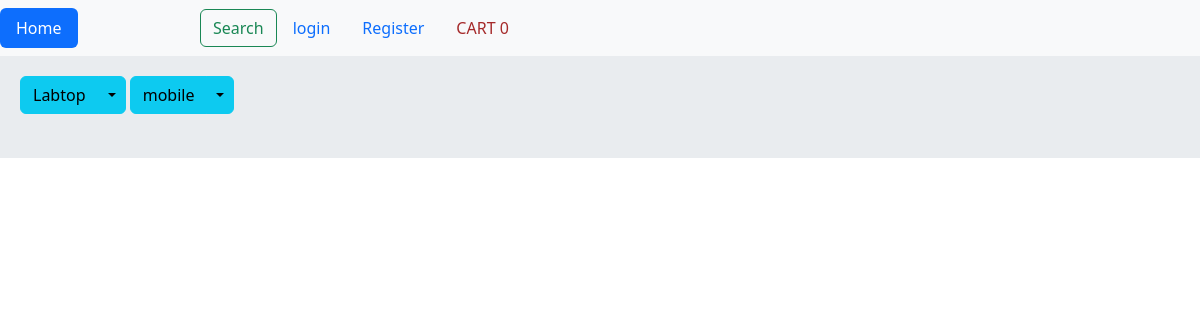
The app's page /category/labtop/, older data.
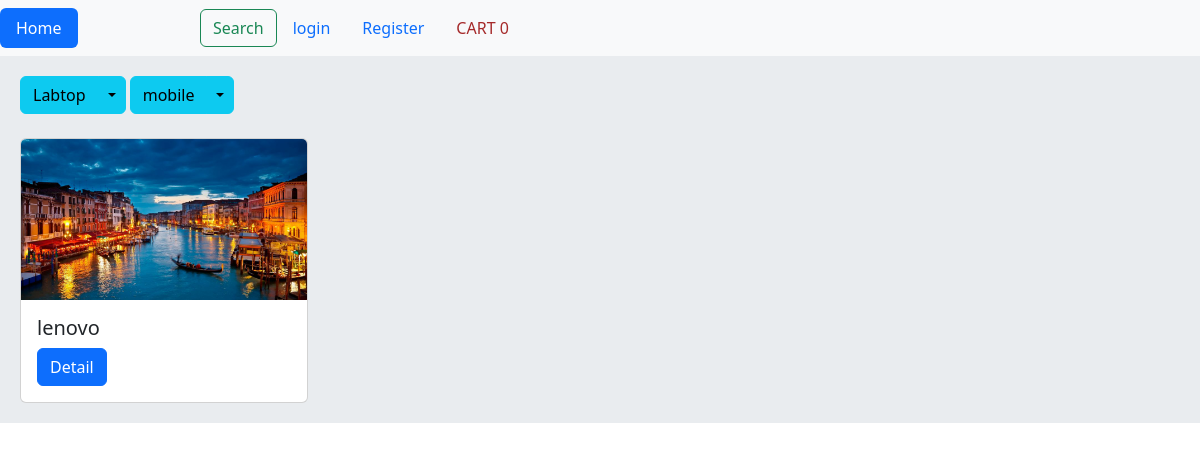
The same page, newer data.
### home/models.py (models this page shows, shortened)
class Category(models.Model):
    sub_category=models.ForeignKey('self',on_delete=models.CASCADE,related_name='scategories',null=True,blank=True)
    is_sub=models.BooleanField(default=False)
    name = models.CharField(max_length=200)
    slug = models.SlugField(max_length=200, unique=True)
    class Meta:
        ordering = ('name',)
        verbose_name = 'category'
        verbose_name_plural = 'categories'
    def get_absolute_url(self):
        return reverse('home:category_filter', args=[self.slug])

class Product(models.Model):
    category = models.ManyToManyField(Category, related_name='products')
    name = models.CharField(max_length=200)
    slug = models.SlugField(max_length=200, unique=True)
    image = models.ImageField()
    description = models.TextField()
    price = models.IntegerField()
    available = models.BooleanField(default=True)
    created = models.DateTimeField(auto_now_add=True)
    updated = models.DateTimeField(auto_now=True)
    class Meta:
        ordering = ('name',)
    def get_absolute_url(self):
        return reverse('home:product_detail',args=[self.slug])

### home/views.py (the view)
# urls.py: path('', views.HomeView.as_view(), name='home'),
class HomeView(View):
    def get(self, request, category_slug=None):
        products = Product.objects.filter(available=True)
        categories = Category.objects.filter(is_sub=False)
        if category_slug:
            category=Category.objects.get(slug=category_slug)
            products = products.filter(category=category)
        return render(request, 'home/home.html', {'products': products,'categories': categories})

### orders/cart.py (called while the page is built)
    def __len__(self):
        return sum(item['quantity'] for item in self.cart.values())

### orders/context_processors.py (called while the page is built)
def cart(request):
    return {'cart': Cart(request)}

### home/templates/home/home.html (shortened to what this page needs)
{% extends 'base.html' %}
{% block body %}
    {% for category in categories %}
        <div class="btn-group">
            <a href="{{ category.get_absolute_url }}" type="button" class="btn btn-info">{{ category.name }}</a>
            <button type="button" class="btn btn-info dropdown-toggle dropdown-toggle-split" data-bs-toggle="dropdown"
                    aria-expanded="false">
            </button>
        </div>
    {% endfor %}
    <br><br>
    {% for product in products %}
        <div class="card" style="width: 18rem; display:inline-block;">
        <img src="{{ product.image.url }}" class="card-img-top" alt="#">
        <div class="card-body">
            <h5 class="card-title">{{ product.name }}</h5>
            <a href="{{ product.get_absolute_url }}" class="btn btn-primary">Detail</a>
        </div>
    {% endfor %}
</div>
{% endblock %}

### templates/base.html (shortened to what this page needs)
{% load static %}
<!DOCTYPE html>
<html lang="en">
<head>
    <link href="https://cdn.jsdelivr.net/npm/bootstrap@5.3.2/dist/css/bootstrap.min.css" rel="stylesheet"
>
</head>
<body>
{% include 'inc/navbar.html' %}
<div class="jumbotron">
    {% block body %}
    {% endblock %}
</div>
</body>
</html>

### templates/inc/navbar.html (shortened to what this page needs)
<header class="navbar navbar-expand-lg bg-body-tertiary">
    <div class="col-2 content1">
        <ul class="nav nav-pills">
            <li class="nav-item">
                <a class="nav-link active" aria-current="page" href="{% url 'home:home' %}">Home</a>
            </li>
        </ul>
    </div>
    <form class="d-flex" role="search" method="get" novalidate>
        <button class="btn btn-outline-success" type="submit">Search</button>
    </form>
    <ul class="nav justify-content-end">
        {% if request.user.is_authenticated %}
            <li class="nav-item">
                <a class="nav-link active" aria-current="page" href="{% url 'accounts:user_logout' %}">logout</a>
            </li>
            <li class="nav-item">
                <a class="nav-link active" aria-current="page" href="#">Profile</a>
            </li>
        {% else %}
            <li class="nav justify-content-end">
                <a class="nav-link active" aria-current="page"
                   href="{% url 'accounts:user_login' %}">login</a>
            </li>
            <li class="nav justify-content-end">
                <a class="nav-link" aria-current="page"
                   href="{% url 'accounts:user_register' %}">Register</a>
            </li>
        {% endif %}
        <li class="nav justify-content-end">
            <a class="nav-link" aria-current="page"
               href="{% url 'orders:cart' %}" style="color:brown;">CART {{ cart|length  }}</a>
        </li>
    </ul>
</header>

### templates/base.html (style rules this page uses)
.jumbotron { padding: 20px; margin-bottom: 20px; background-color: #e9ecef; }

Row changes from the older to the newer data that the page shows:
now on this page (row edited): Product: image (picture), name "lenovo"
